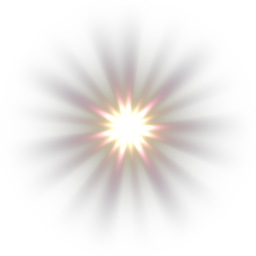
#> input picture assets/stories/asterion/nova.png, 256 x 256 px, found by its file name
$ python nova_suits.py
#> lines starting #> are read from the running program, lines starting #| are printed output that depends on the picture
"""Nova's suits (2.19 cosmetics): recoloured copies of sprites/player/nova.png.

Same layout, frames and pivot as nova.png (the game swaps the texture of the "nova"
animation set, display only). Each pixel of the source sheet is classified once:
outline (very dark), visor/energy accent (saturated cyan), scarf (saturated red/orange)
or suit (the rest), then recoloured toward the suit's three target colours while keeping
its lightness, so the shading of the original drawing survives.

Run:  python3 tools/assetgen/characters/generate.py nova_suits
      python3 tools/assetgen/characters/nova_suits.py nebuleuse abysse   # only these suits
"""
import colorsys
import os
import sys

from PIL import Image

ROOT = os.path.abspath(os.path.join(os.path.dirname(__file__), "..", "..", ".."))
SRC = os.path.join(ROOT, "assets", "sprites", "player", "nova.png")

# id -> (suit colour, accent colour, scarf colour). Ids match data/cosmetics/cosmetics.json.
SUITS = {
    "givre": ((200, 225, 255), (120, 200, 255), (235, 245, 255)),
    "braise": ((230, 200, 185), (255, 150, 60), (220, 40, 40)),
    "seve": ((205, 235, 205), (120, 255, 150), (176, 90, 255)),
    "noyau": ((70, 80, 120), (255, 210, 90), (255, 200, 80)),
    "spectre": ((205, 190, 250), (190, 120, 255), (120, 230, 255)),
    "or": ((255, 225, 140), (255, 255, 235), (200, 30, 60)),
    "echo": ((60, 60, 75), (255, 70, 100), (255, 70, 100)),
    # 2.24
    "nebuleuse": ((235, 150, 215), (90, 230, 255), (150, 80, 255)),
    "abysse": ((55, 125, 150), (80, 255, 190), (255, 120, 100)),
    "eruption": ((105, 70, 65), (255, 120, 30), (255, 215, 60)),
    "sanctuaire": ((236, 233, 240), (190, 150, 255), (255, 200, 70)),
    # 2.34: a reward of the challenges (ten golds)
    "champion": ((140, 20, 48), (255, 205, 80), (245, 245, 255)),
    # 2.48: Pyrrhax, le Dragon d'Obsidienne (black glass veined with fire)
    "obsidienne": ((52, 44, 60), (255, 110, 40), (190, 40, 110)),
    # 2.49: le Monolithe, le Golem Primordial (speckled granite, amber runes, moss)
    "granit": ((128, 122, 116), (255, 178, 70), (110, 150, 80)),
    # 2.53: le Kraken des Abysses (ink violet, a cyan photophore visor, a turquoise scarf)
    "encre": ((60, 52, 112), (110, 235, 255), (40, 210, 180)),
    # 2.56: le Phénix Stellaire (a starry night blue, a gold visor of dawn, a scarf of crimson fire)
    "aube": ((52, 47, 103), (255, 208, 74), (255, 110, 96)),
    # 2.57: la Liche des Catacombes (the purple-black of its robes, a visor of soul fire, a scarf of old bone)
    "linceul": ((58, 46, 78), (180, 245, 102), (226, 214, 184)),
    # 2.58: le Titan Mécanique (riveted gunmetal, a visor of boiler amber, a scarf of brass)
    "fonte": ((96, 104, 118), (255, 194, 60), (204, 166, 84)),
    # 2.69: Asterion's world event (the titan's basalt bark, a magma visor, a violet aurora scarf) and
    # the silver version of its catch-up sessions
    "ecorce": ((92, 58, 66), (255, 122, 52), (170, 92, 255)),
    "ecorce_argent": ((196, 200, 214), (120, 225, 255), (236, 232, 246)),
}


def _classify(r, g, b):
    h, l, s = colorsys.rgb_to_hls(r / 255, g / 255, b / 255)
    if l < 0.13:
        return "outline", h, l, s
    if s > 0.45 and 0.40 < h < 0.55:
        return "accent", h, l, s
    if s > 0.45 and (h < 0.08 or h > 0.95):
        return "scarf", h, l, s
    return "suit", h, l, s


def _hls(c):
    return colorsys.rgb_to_hls(c[0] / 255, c[1] / 255, c[2] / 255)


def recolor(img, suit, accent, scarf, suit_mix=0.55):
    out = img.copy()
    src = img.load()
    dst = out.load()
    th_s, tl_s, ts_s = _hls(suit)
    targets = {"accent": _hls(accent), "scarf": _hls(scarf)}
    cache = {}
    for y in range(img.size[1]):
        for x in range(img.size[0]):
            p = src[x, y]
            if p[3] == 0:
                continue
            key = p[:3]
            if key not in cache:
                kind, h, l, s = _classify(*key)
                if kind == "outline":
                    cache[key] = key
                elif kind == "suit":
                    nl = l * (1 - suit_mix) + l * tl_s / 0.75 * suit_mix
                    rgb = colorsys.hls_to_rgb(th_s, min(0.96, nl), ts_s * 0.9)
                    cache[key] = tuple(int(round(c * 255)) for c in rgb)
                else:
                    th, tl, ts = targets[kind]
                    rgb = colorsys.hls_to_rgb(th, max(0.15, min(0.95, l * (tl / 0.55))), max(ts, 0.6))
                    cache[key] = tuple(int(round(c * 255)) for c in rgb)
            r, g, b = cache[key]
            dst[x, y] = (r, g, b, p[3])
    return out


def build(only=None):
    """Every suit, or only the ids in `only` (the others' sheets are left as they are)."""
    base = Image.open(SRC).convert("RGBA")
#> base is the input picture: PIL image 256x256 RGBA; mean R, G, B, A 35.4, 29.1, 26.4, 35.5
    out_dir = os.path.join(ROOT, "assets", "sprites", "player", "suits")
    os.makedirs(out_dir, exist_ok=True)
    for sid, (suit, accent, scarf) in SUITS.items():
        if only and sid not in only:
            continue
        recolor(base, suit, accent, scarf).save(os.path.join(out_dir, f"nova_{sid}.png"), optimize=True)
#> this loop made 20 passes
#> pass 1, in build, `recolor(base, suit, accent, scarf).save(os.path.join(out_dir, f"nova_{..`:
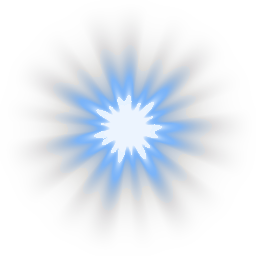
#> saved as nova_givre.png: PIL image 256x256 RGBA; mean R, G, B, A 18.5, 30.7, 46.9, 35.5; transparent parts drawn white
#> pass 2, in build, `recolor(base, suit, accent, scarf).save(os.path.join(out_dir, f"nova_{..`:
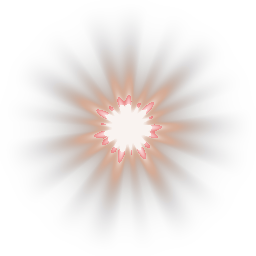
#> saved as nova_braise.png: PIL image 256x256 RGBA; mean R, G, B, A 39.3, 27.9, 23.2, 35.5; transparent parts drawn white


if __name__ == "__main__":
    unknown = [s for s in sys.argv[1:] if s not in SUITS]
    if unknown:
        sys.exit("combinaisons inconnues : " + ", ".join(unknown))
    build(sys.argv[1:] or None)
